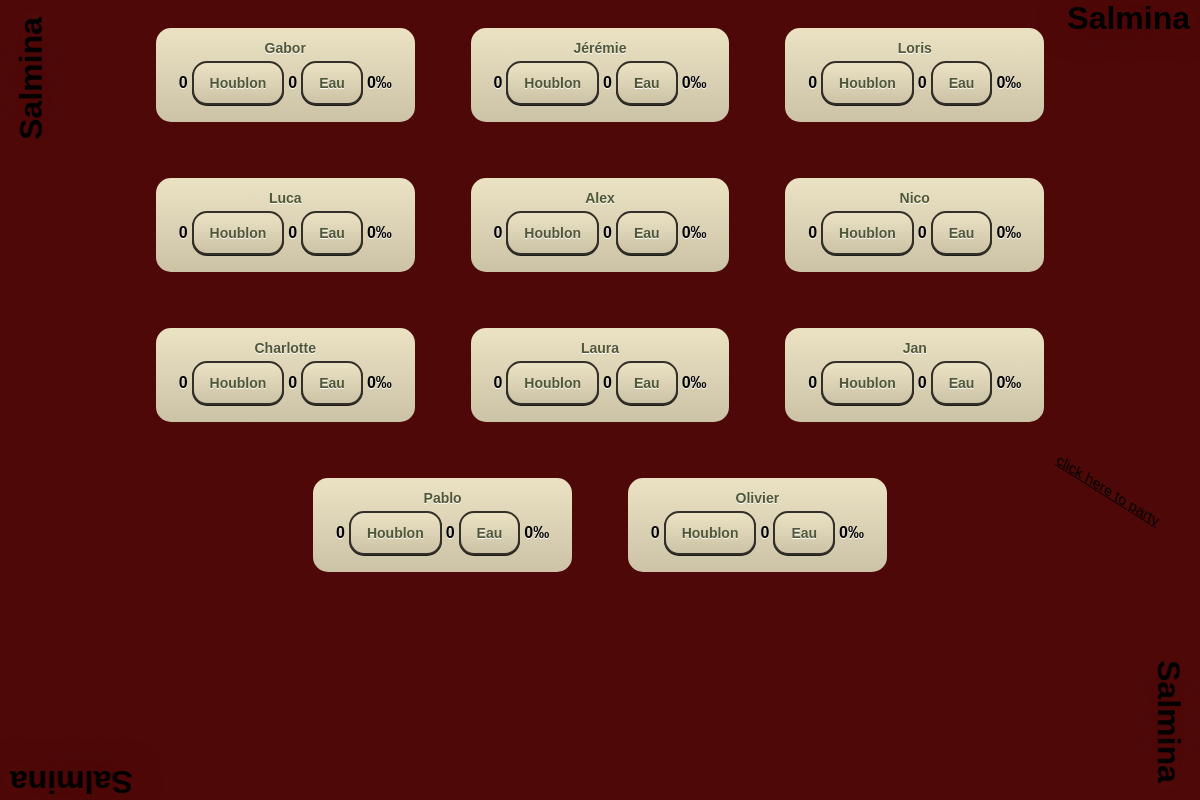
Screenshot of /drinksandparty.php?v=officiallyclean (signed in) with the database file from the repository.
### tables this page shows
CREATE TABLE IF NOT EXISTS `users` (
  `id` int(11) NOT NULL AUTO_INCREMENT,
  `full_name` varchar(255) DEFAULT NULL,
  `created_at` timestamp NOT NULL DEFAULT current_timestamp() ON UPDATE current_timestamp(),
  `weight` int(11) DEFAULT NULL,
  `sex_male` tinyint(1) DEFAULT NULL,
  `alcohol_coef` float NOT NULL COMMENT '1000/(weight*1000*0.68)',
  PRIMARY KEY (`id`)
);

### drinksandparty.php (called while the page is built, shortened)
<?php
    include("data.php");
    $sante = false;
    $pagemode = new stdClass;
    $pagemode->happycolors = ["happycolors","party","styles/happycolors.css","versions/happycolors.php", "styles/happycolors_sales.css"];
    $pagemode->officiallyclean =["officiallyclean","officiallyclean","styles/clean.css","versions/clean.php","styles/clean.css"];
    $actualv = new stdClass;
    if(!empty($_SESSION['v'])){
        $actualv->html = $pagemode->{$_SESSION["v"]}[3];
        $actualv->css = $pagemode->{$_SESSION["v"]}[2];
    }
    else{
        $actualv->name = $pagemode->happycolors[0];
        $actualv->html = $pagemode->happycolors[3];
        $actualv->css = $pagemode->happycolors[2];
        $actualv->css_sales = $pagemode->happycolors[4];
    }
include($actualv->html);
?>

### data.php (called while the page is built, shortened)
<?php
include("classes.php");
$persons = array();
$sql = "SELECT id,full_name as fname,alcohol_coef as coef
       FROM users";
$result = $conn->query($sql);
while ($row = $result->fetch_assoc()) {
    $persons[] = new Person($row['id'], $row['fname'], $row['coef'], $conn);
}
$sql = "SELECT id,product_name as name FROM products";
$result = $conn->query($sql);
$products = [];
while ($row = $result->fetch_assoc()) {
    $products[] = new Product($row['id'], $row['name']);
}

### classes.php (called while the page is built, shortened)
<?php
function calculalcohol($conn,$id){
        $sql = "SELECT users.id as id, sales.sale_datetime as dtime, products.alcohol_grams as gram, users.alcohol_coef as coef
                FROM sales JOIN users on sales.buyer_id = users.id
                JOIN products ON sales.product_id = products.id
                WHERE sale_datetime >= NOW() - INTERVAL 1 DAY AND users.id =".$id."
                ORDER BY dtime ASC";
        $result = $conn->query($sql);
        $init = new stdClass;
        $init->blood = 0.00;
        $init->time = strtotime($result->fetch_assoc()["dtime"]);
        $hoursdiff = (strtotime("now") - $init->time)/3600;
        $init->blood = max($init->blood - $hoursdiff*0.13,0);
        $init->blood = round($init->blood,2);
        return $init->blood;
}
function getdrinks($conn,$id){
    $drinks = new stdClass;
    for ($i = 1; $i <= $GLOBALS["amountofdrinks"]; $i++){
        $drinks->{$i} = 0;
    }
    $sql = "SELECT buyer_id, product_id, COUNT(*) as amount
            FROM sales
            WHERE sale_datetime >= NOW() - INTERVAL 1 DAY AND buyer_id=".$id."
            GROUP BY product_id
            ORDER BY product_id";
    $result = $conn->query($sql);
    return $drinks;
}
class Person
{
    function __construct( $id,$name, $coef, $conn) {
        $this->_id = $id;
        $this->_name = $name;
        $this->_bloodalc = calculalcohol($conn,$this->_id);
        $this->_drinks = getdrinks($conn,$this->_id);
    }
}
class Product
{
    function __construct($id,$name){
        $this->_id = $id;
    }
}
?>

### versions/clean.php (the view, shortened to what this page needs)
<html>
    <head>
        <link rel="stylesheet" href=<?php echo $actualv->css ?>>
    </head>
    <body>
        <h1 id="title1">
        <?php
        if($sante != true){
            echo "Salmina";
        }else{
            echo "";
        }
        ?>
        </h1>
        <h1 id="title2"> Salmina </h1>
        <h1 id="title3"> Salmina </h1>
        <h1 id="title4"> Salmina </h1>
        <a href="drinksandparty.php?v=happycolors">click here to party</a>
        <form method="post" action="drinksandparty.php">
                <?php
                    $products[0]->_name = "Houblon";
                    $products[1]->_name = "Eau";
                    foreach ($persons as $person){
                        echo '<div class="person">';
                            echo '<span class="nametitle">'.$person->_name.'</span>';
                            echo '<table><tr>';
                            foreach($products as $product){
                                echo '<th class="count">'.$person->_drinks->{$product->_id}.'</th>';
                                echo '<th>';
                                echo '<input class="button" type="submit" name="button_'.$product->_id.'_'.$person->_id.'_'.$product->_name.'_'.$person->_name.'" value="'.$product->_name.'">';
                                echo '</th>';
                            }
                            echo '<th>'.$person->_bloodalc.'‰ </th>';
                            echo '</tr></table>';
                        echo '</div>';
                    }
                ?>
        </form>
    </body>
</html>

### styles/clean.css (style rules this page uses)
html { height: 100%; }
body { background-color: rgb(78, 8, 8); font-family: "Arial"; min-height: 100%; margin: unset; align-items: center; }
table { float: center; margin-left: auto; margin-right: auto; align-items: center; border: unset; padding: auto; }
table, tr { height: unset; align-items: center; max-width: 800px; border: unset; }
form { max-width: 60em; margin: auto; align-items: center; text-align: center; }
.nametitle { width: 50%; margin:auto; padding: 10px; }
.person { background:linear-gradient(to bottom, #eae0c2 5%, #ccc2a6 100%); background-color:#eae0c2; border-radius:15px; color:#505739; font-size:14px; font-weight:bold; padding:12px 16px; text-decoration:none; text-shadow:0px 1px 0px #ffffff; margin:2em; min-width: 6cm; display: inline-block; }
tr { display: table; align-content: center; }
div { display: inline-block; align-content: left; }
.Button { box-shadow: 0px 1px 0px 0px #1c1b18; background:linear-gradient(to bottom, #eae0c2 5%, #ccc2a6 100%); background-color:#eae0c2; border-radius:15px; border:2px solid #333029; display:inline-block; cursor:pointer; color:#505739; font-family:Arial; font-size:14px; font-weight:bold; padding:12px 16px; text-decoration:none; text-shadow:0px 1px 0px #ffffff; height: 100%; width: 100%; }
a { position: fixed; transform: rotate3d(1, 1, 1, 45deg); right: 30px; bottom: 300px; font-style: normal; color: black; }
h1 { text-align: center; font-weight: bolder; font-size: xx-large; font-style: unset; text-shadow: 0px 0px 30px rgb(87, 13, 13); margin:0; position: fixed; }
#title1 { top: 60; left: -30; transform: rotate(-90deg); }
#title2 { top: 0; right: 10px; }
#title3 { bottom: 60; right: -30; transform: rotate(90deg); }
#title4 { bottom: 0; left: 10px; transform: rotate(-180deg); }

### rows the page displays
users: full_name "Gabor", _id "0", _bloodalc "0"
users: full_name "Jérémie", _id "0", _bloodalc "0"
users: full_name "Loris", _id "0", _bloodalc "0"
users: full_name "Luca", _id "0", _bloodalc "0"
users: full_name "Alex", _id "0", _bloodalc "0"
users: full_name "Nico", _id "0", _bloodalc "0"
users: full_name "Charlotte", _id "0", _bloodalc "0"
users: full_name "Laura", _id "0", _bloodalc "0"
users: full_name "Jan", _id "0", _bloodalc "0"
users: full_name "Pablo", _id "0", _bloodalc "0"
users: full_name "Olivier", _id "0", _bloodalc "0"
